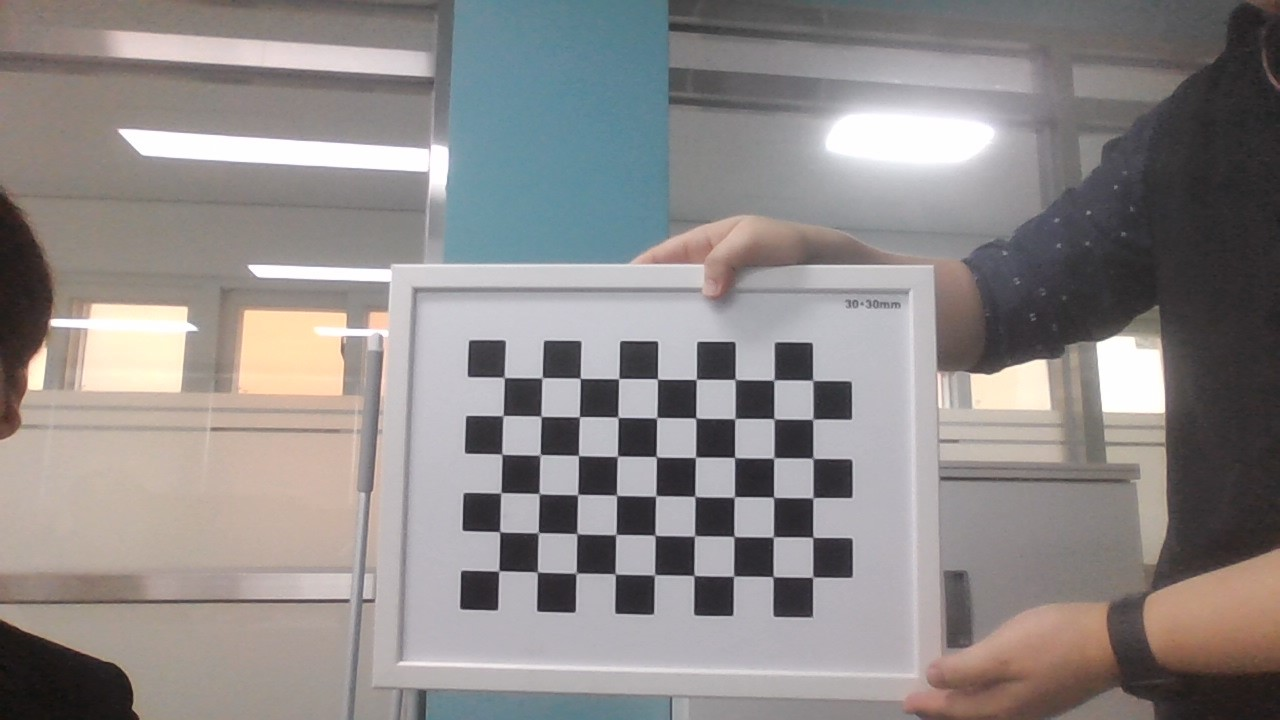
#> input picture deep/result.jpg, 1280 x 720 px
$ python binaryzing.py
#> lines starting #> are read from the running program, lines starting #| are printed output that depends on the picture; after the words box and inside, x2 and y2 are one past the last pixel; in counts of white or black regions, pixels touching at a corner belong together
import cv2 as cv
import numpy as np
from matplotlib import pyplot as plt

# 2 Ie Bee]
img = cv.imread('result.jpg', cv.IMREAD_GRAYSCALE)
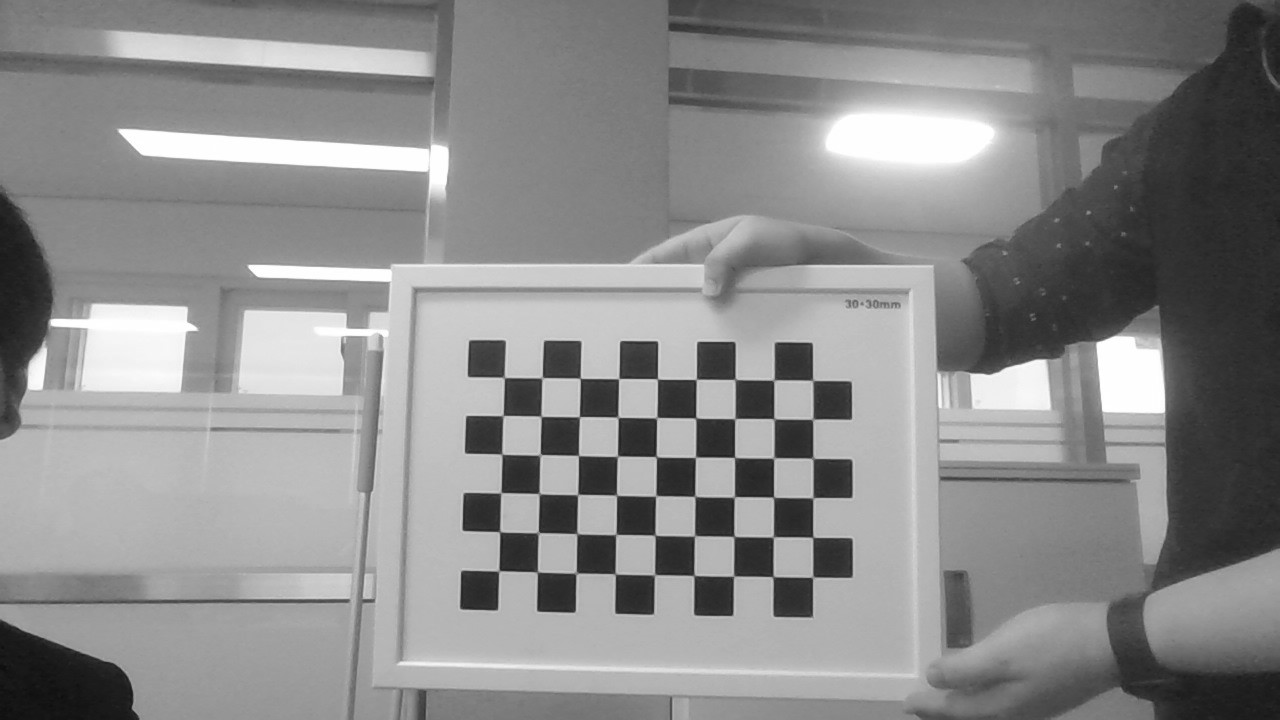
#> img: shape (720, 1280); min 13, max 255, mean 139.1
assert img is not None, "file could not be read, check with os.path.exists()"

# Olzls} +aHst7

ret, thresh1= cv.threshold(img, 20,255, cv.THRESH_BINARY)
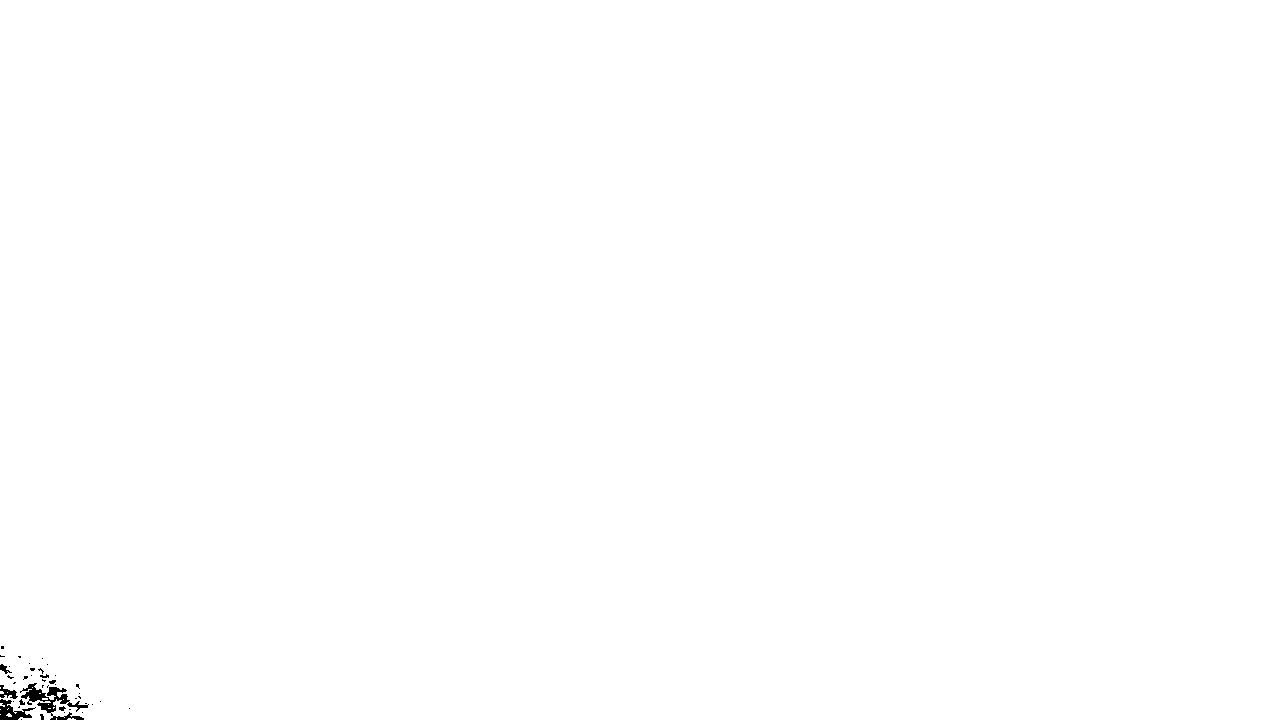
#> thresh1: shape (720, 1280); 99.8% white; 41 black regions (33 under 20 px), largest, box (x1, y1, x2, y2) and area: (20, 683, 89, 720) 801, (0, 699, 36, 720) 343, (0, 685, 18, 699) 121
ret,thresh2 = cv.threshold(img,20,255,cv.THRESH_BINARY_INV)
ret, thresh3 = cv.threshold(img, 20,255, cv.THRESH_TRUNC)
ret, thresh4 = cv.threshold(img,20,255,cv.THRESH_TOZERO)
ret,thresh5 = cv.threshold(img,20,255,cv.THRESH_TOZERO_INV)
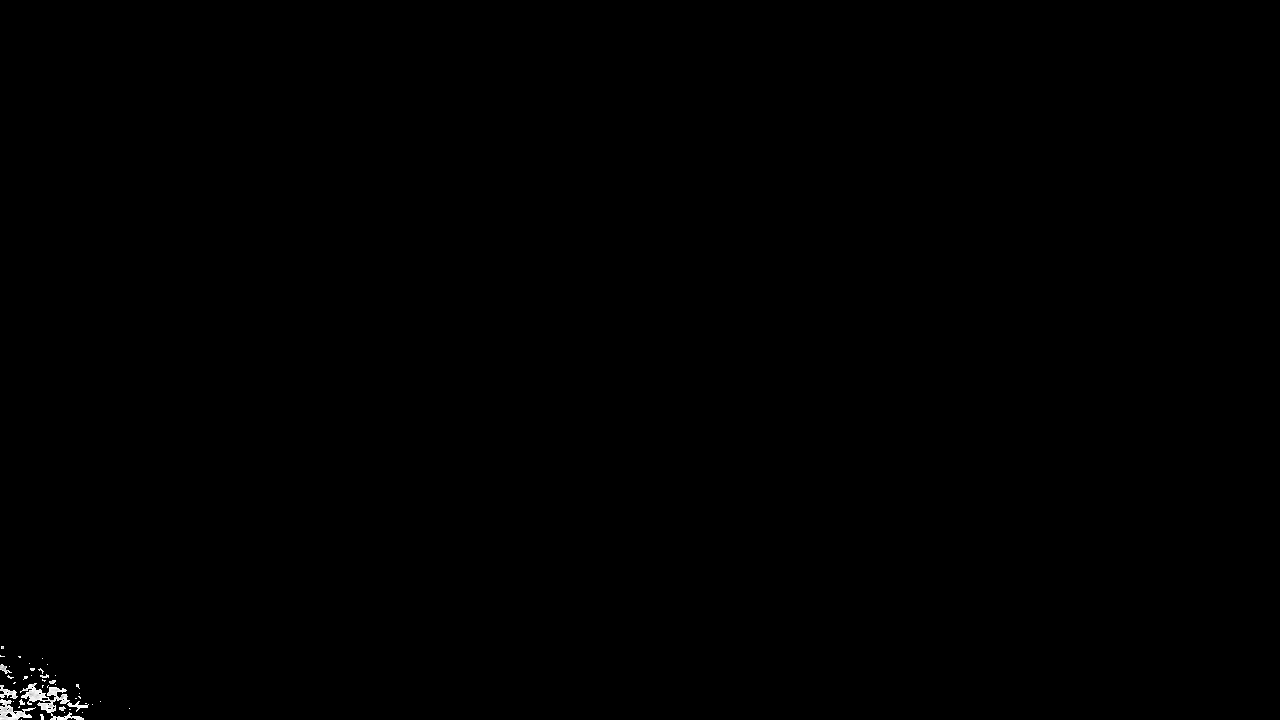
#> thresh5: shape (720, 1280); min 0, max 20, mean 0.0318; drawn with min black and max white

# 284 AS 718s)
titles = ['Original Image', 'BINARY', 'BINARY_INV', 'TRUNC', 'TOZERO', 'TOZERO_INV']

# SAO A] Tl Ses]

images = [img, thresh1, thresh2, thresh3, thresh4, thresh5]

for i in range(6):
    plt. subplot (2,3, i+1),plt.imshow( images[i], 'gray',vmin=0,vmax=255)
    plt.title(titles[i])
    plt.xticks([]),plt.yticks([])
plt.show()
